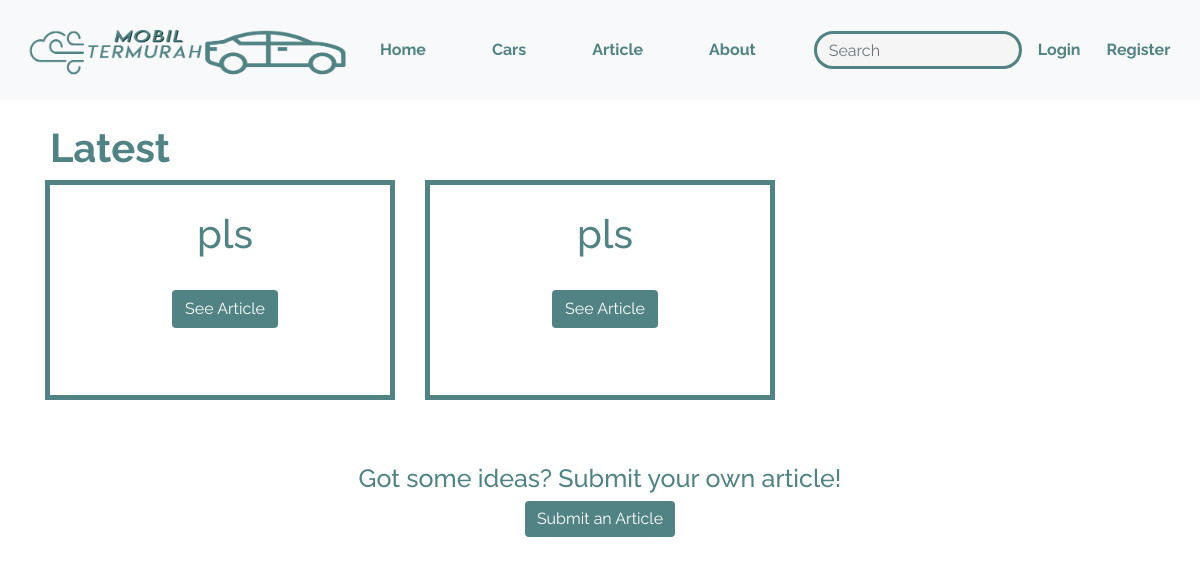
/articles/, run on an earlier commit of the app's database.
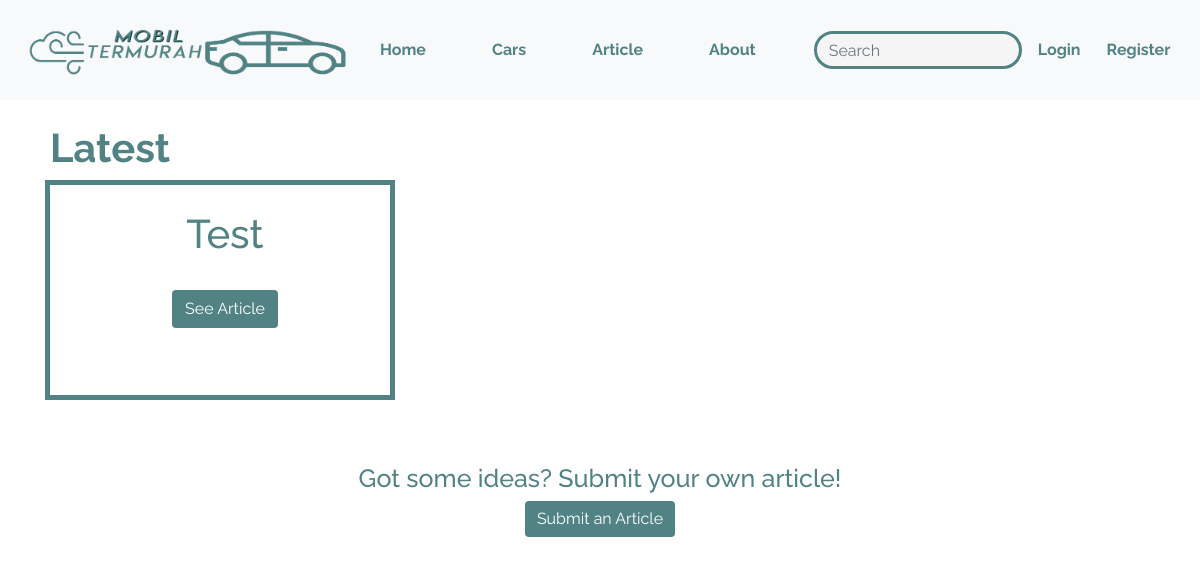
And on a later commit of the database.
### tugas/models.py (models this page shows, shortened)
class Article(models.Model):
    articleTitle = models.CharField(max_length=60)
    articleContent = models.CharField(max_length=10000)

### tugas/views.py (the view)
# urls.py: path('articles/',views.articles,name='articles'),
def articles(request):
    articles = Article.objects.all()
    response = {
        'articles' : articles
    }
    return render(request, 'pages/articles.html', response)

### tugas/context_processors.py (called while the page is built)
def datent(request):
    import datetime
    return {
        'date': datetime.datetime.now()
    }

### tugas/templates/pages/articles.html
{% extends 'pages/base.html'%}
{% load static %}
{% block content %}
<br>
<div class="container">
    <div class="row">
        <h1 style="margin-left: 20px; color: #518384;"> <b>Latest</b></h1> <br>
        <div class="col-md-12">
        <div class="row">
        {% for article in articles %}
        <div class="col-md-4">
                <div class="articlebox">
                    <form method='POST' action="{% url 'chooseArticle' %}">{% csrf_token %}
                        <h1 id="articleTitle">{{article.articleTitle}}</h1>
                        <br>
                        <button style="background-color: #518384; color: white;" class="btn" name='articleTitle' value='{{article.articleTitle}}' onclick='document.form.submit()'>
                            See Article
                         </button>
                     </form>
                </div>
        </div>
            {% endfor %}
        </div>
        </div>
    </div>
    <div class="row"><br></div>
    <div class="row">
        <div class="col"></div>
        <div class="col-10" style="text-align: center;">
            <br>
            <h1 style="font-size: 25px; color: #518384;">Got some ideas? Submit your own article!</h1>
            <a href="{% url 'articleForm' %}" class="btn btn-primary" style="text-decoration: none; background-color: #518384; border: none;">
                Submit an Article </a>
                <br><br>
        </div>
        <div class="col"></div>
    </div>
</div>
{% endblock %}

What changed in the data, as far as the page shows it:
removed Article: articleTitle "pls"
removed Article: articleTitle "pls"
added Article: articleTitle "Test"
